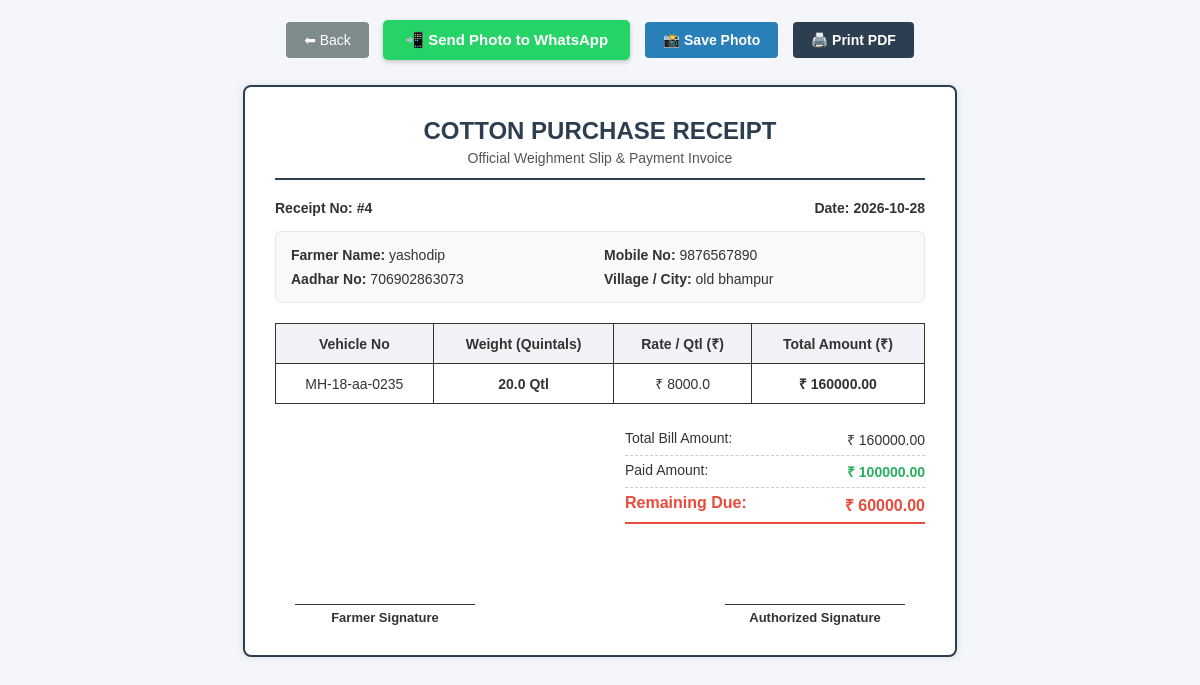
/bill/4, run on the app's committed database.
### tables this page shows
CREATE TABLE purchases (
            id INTEGER PRIMARY KEY AUTOINCREMENT,
            farmer_id INTEGER,
            vehicle_id INTEGER,
            date TEXT,
            weight REAL,         
            rate REAL,           
            total_amount REAL,   
            paid_amount REAL DEFAULT 0,
            FOREIGN KEY (farmer_id) REFERENCES farmers (id),
            FOREIGN KEY (vehicle_id) REFERENCES vehicles (id)
        );

CREATE TABLE farmers (
            id INTEGER PRIMARY KEY AUTOINCREMENT,
            name TEXT NOT NULL,
            mobile TEXT,
            village TEXT
        , aadhar_number TEXT);

CREATE TABLE vehicles (
            id INTEGER PRIMARY KEY AUTOINCREMENT,
            vehicle_number TEXT NOT NULL,
            driver_name TEXT,
            driver_mobile TEXT
        );

### app.py (the view)
@app.route('/bill/<int:id>')
def bill(id):
    conn = get_db_connection()
    bill_data = conn.execute('''
        SELECT p.*, f.name as farmer_name, f.mobile, f.aadhar_number, f.village, v.vehicle_number
        FROM purchases p
        JOIN farmers f ON p.farmer_id = f.id
        LEFT JOIN vehicles v ON p.vehicle_id = v.id
        WHERE p.id = ?
    ''', (id,)).fetchone()
    conn.close()
    if not bill_data:
        return "Bill not found", 404
    return render_template('bill.html', bill=bill_data)

### db.py (called while the page is built)
def get_db_connection():
    conn = sqlite3.connect('cotton.db')
    conn.row_factory = sqlite3.Row
    return conn

### templates/bill.html (shortened to what this page needs)
<!DOCTYPE html>
<html lang="en">
<head>
</head>
<body>
    <div class="btn-bar">
        <a href="/purchase_report" class="btn-back">⬅ Back</a>
        <button class="btn-wa-photo" onclick="copyPhotoAndOpenWhatsApp()">📲 Send Photo to WhatsApp</button>
        <button class="btn-download-img" onclick="downloadBillPhoto()">📸 Save Photo</button>
        <button class="btn-print" onclick="window.print()">🖨️ Print PDF</button>
    </div>
    <div class="receipt-box" id="billReceipt">
        <div class="header">
            <h2>COTTON PURCHASE RECEIPT</h2>
            <p>Official Weighment Slip & Payment Invoice</p>
        </div>
        <div class="bill-meta">
            <span>Receipt No: #{{ bill.id }}</span>
            <span>Date: {{ bill.date }}</span>
        </div>
        <div class="farmer-info">
            <div class="info-grid">
                <div><strong>Farmer Name:</strong> {{ bill.farmer_name }}</div>
                <div><strong>Mobile No:</strong> {{ bill.mobile if bill.mobile else '-' }}</div>
                <div><strong>Aadhar No:</strong> {{ bill.aadhar_number if bill.aadhar_number else '-' }}</div>
                <div><strong>Village / City:</strong> {{ bill.village if bill.village else '-' }}</div>
            </div>
        </div>
        <table>
            <thead>
                <tr>
                    <th>Vehicle No</th>
                    <th>Weight (Quintals)</th>
                    <th>Rate / Qtl (₹)</th>
                    <th>Total Amount (₹)</th>
                </tr>
            </thead>
            <tbody>
                <tr>
                    <td>{{ bill.vehicle_number if bill.vehicle_number else '-' }}</td>
                    <td><strong>{{ bill.weight }} Qtl</strong></td>
                    <td>₹ {{ bill.rate }}</td>
                    <td><strong>₹ {{ "%.2f"|format(bill.total_amount) }}</strong></td>
                </tr>
            </tbody>
        </table>
        <div class="payment-summary">
            <div class="payment-row">
                <span>Total Bill Amount:</span>
                <span>₹ {{ "%.2f"|format(bill.total_amount) }}</span>
            </div>
            <div class="payment-row">
                <span>Paid Amount:</span>
                <span style="color: #27ae60; font-weight: bold;">₹ {{ "%.2f"|format(bill.paid_amount) }}</span>
            </div>
            <div class="payment-row due">
                <span>Remaining Due:</span>
                <span>₹ {{ "%.2f"|format(bill.total_amount - bill.paid_amount) }}</span>
            </div>
        </div>
        <div class="signatures">
            <div class="sig-box">Farmer Signature</div>
            <div class="sig-box">Authorized Signature</div>
        </div>
    </div>
</body>
</html>

### templates/bill.html (style rules this page uses)
body { font-family: Arial, sans-serif; background-color: #f4f6f9; margin: 20px; color: #333; }
.receipt-box { max-width: 650px; margin: auto; background: white; padding: 30px; border: 2px solid #2c3e50; border-radius: 8px; box-shadow: 0 0 10px rgba(0,0,0,0.1); }
.header { text-align: center; border-bottom: 2px solid #2c3e50; padding-bottom: 12px; margin-bottom: 20px; }
.header h2 { margin: 0; color: #2c3e50; text-transform: uppercase; font-size: 24px; }
.header p { margin: 5px 0 0; color: #555; font-size: 14px; }
.bill-meta { display: flex; justify-content: space-between; margin-bottom: 15px; font-size: 14px; font-weight: bold; }
.farmer-info { background: #f8f9fa; border: 1px solid #e1e8ed; padding: 15px; border-radius: 6px; margin-bottom: 20px; }
.info-grid { display: grid; grid-template-columns: 1fr 1fr; gap: 8px; font-size: 14px; }
table { width: 100%; border-collapse: collapse; margin-top: 15px; }
table, th, td { border: 1px solid #333; }
th, td { padding: 10px; text-align: center; font-size: 14px; }
th { background-color: #f1f2f6; }
.payment-summary { margin-top: 20px; float: right; width: 300px; }
.payment-row { display: flex; justify-content: space-between; padding: 6px 0; border-bottom: 1px dashed #ccc; font-size: 14px; }
.payment-row.due { color: #e74c3c; font-weight: bold; font-size: 16px; border-bottom: 2px solid #e74c3c; }
.signatures { display: flex; justify-content: space-between; margin-top: 80px; padding: 0 20px; }
.sig-box { text-align: center; border-top: 1px solid #333; width: 180px; padding-top: 5px; font-size: 13px; font-weight: bold; }
.btn-bar { text-align: center; margin-bottom: 25px; }
.btn-wa-photo { background-color: #25D366; color: white; padding: 11px 22px; border: none; border-radius: 5px; font-size: 15px; font-weight: bold; cursor: pointer; box-shadow: 0 2px 5px rgba(0,0,0,0.2); }
.btn-download-img { background-color: #2980b9; color: white; padding: 10px 18px; border: none; border-radius: 4px; cursor: pointer; font-size: 14px; font-weight: bold; margin-left: 10px; }
.btn-print { background-color: #2c3e50; color: white; padding: 10px 18px; border: none; border-radius: 4px; cursor: pointer; font-size: 14px; font-weight: bold; margin-left: 10px; }
.btn-back { background-color: #7f8c8d; color: white; padding: 10px 18px; text-decoration: none; border-radius: 4px; font-size: 14px; margin-right: 10px; }

### data on the page
purchases: id "4", date "2026-10-28", weight "20.0", rate "8000.0", total_amount "160000.00", paid_amount "100000.00", bill.total_amount-bill.paid_amount "60000.00"
farmers: farmer_name "yashodip", mobile "9876567890", aadhar_number "706902863073", village "old bhampur"
vehicles: vehicle_number "MH-18-aa-0235"
